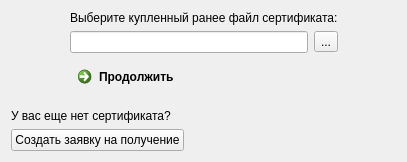
<?xml version="1.0" encoding="UTF-8"?>
<ui version="4.0">
 <class>Auth</class>
 <widget class="QDialog" name="Auth">
  <property name="geometry">
   <rect>
    <x>0</x>
    <y>0</y>
    <width>407</width>
    <height>162</height>
   </rect>
  </property>
  <property name="windowTitle">
   <string>Активация</string>
  </property>
  <layout class="QVBoxLayout" name="verticalLayout_3">
   <item>
    <layout class="QHBoxLayout" name="horizontalLayout_3">
     <item>
      <spacer name="horizontalSpacer_3">
       <property name="orientation">
        <enum>Qt::Horizontal</enum>
       </property>
       <property name="sizeHint" stdset="0">
        <size>
         <width>40</width>
         <height>20</height>
        </size>
       </property>
      </spacer>
     </item>
     <item>
      <layout class="QVBoxLayout" name="verticalLayout_2">
       <item>
        <widget class="QLabel" name="label">
         <property name="text">
          <string>Выберите купленный ранее файл сертификата:</string>
         </property>
        </widget>
       </item>
       <item>
        <layout class="QHBoxLayout" name="horizontalLayout">
         <item>
          <widget class="QLineEdit" name="lineEdit_CertFile"/>
         </item>
         <item>
          <widget class="QToolButton" name="toolButton_CertFile">
           <property name="text">
            <string>...</string>
           </property>
          </widget>
         </item>
        </layout>
       </item>
       <item>
        <widget class="QCommandLinkButton" name="commandLinkButton_Continue">
         <property name="enabled">
          <bool>true</bool>
         </property>
         <property name="text">
          <string>Продолжить</string>
         </property>
        </widget>
       </item>
      </layout>
     </item>
     <item>
      <spacer name="horizontalSpacer_2">
       <property name="orientation">
        <enum>Qt::Horizontal</enum>
       </property>
       <property name="sizeHint" stdset="0">
        <size>
         <width>40</width>
         <height>20</height>
        </size>
       </property>
      </spacer>
     </item>
    </layout>
   </item>
   <item>
    <layout class="QHBoxLayout" name="horizontalLayout_2">
     <item>
      <layout class="QVBoxLayout" name="verticalLayout">
       <item>
        <spacer name="verticalSpacer">
         <property name="orientation">
          <enum>Qt::Vertical</enum>
         </property>
         <property name="sizeHint" stdset="0">
          <size>
           <width>20</width>
           <height>40</height>
          </size>
         </property>
        </spacer>
       </item>
       <item>
        <widget class="QLabel" name="label_2">
         <property name="text">
          <string>У вас еще нет сертификата?</string>
         </property>
        </widget>
       </item>
       <item>
        <widget class="QPushButton" name="pushButton_makeRequest">
         <property name="autoFillBackground">
          <bool>false</bool>
         </property>
         <property name="text">
          <string>Создать заявку на получение</string>
         </property>
         <property name="autoDefault">
          <bool>true</bool>
         </property>
         <property name="default">
          <bool>false</bool>
         </property>
         <property name="flat">
          <bool>false</bool>
         </property>
        </widget>
       </item>
      </layout>
     </item>
     <item>
      <spacer name="horizontalSpacer">
       <property name="orientation">
        <enum>Qt::Horizontal</enum>
       </property>
       <property name="sizeHint" stdset="0">
        <size>
         <width>40</width>
         <height>20</height>
        </size>
       </property>
      </spacer>
     </item>
    </layout>
   </item>
  </layout>
 </widget>
 <resources/>
 <connections/>
</ui>
